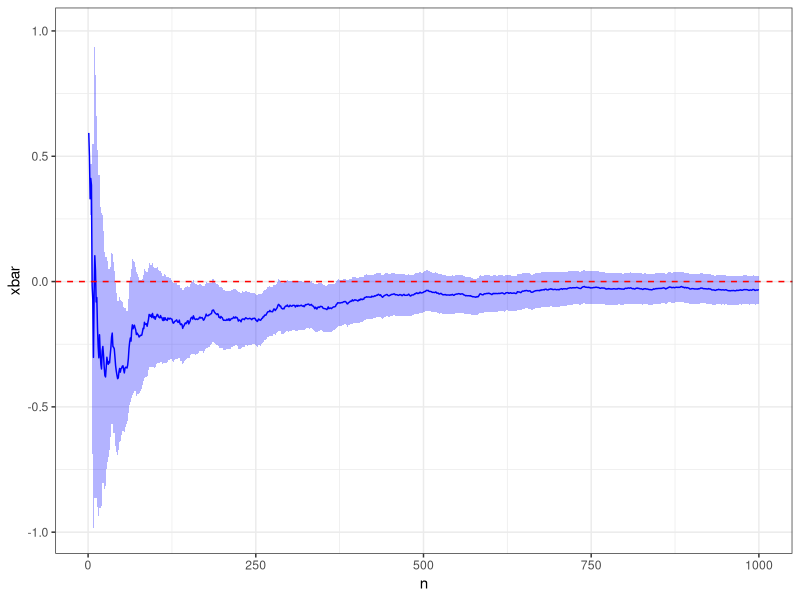
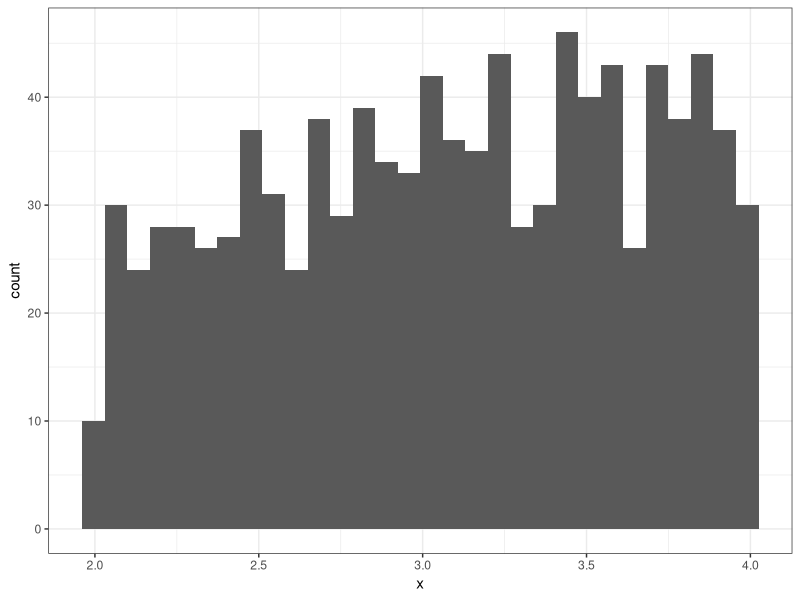
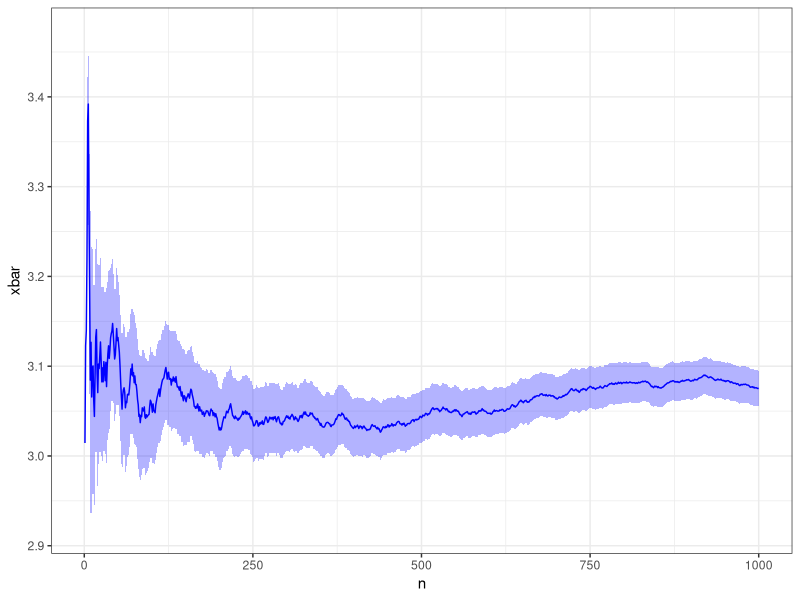
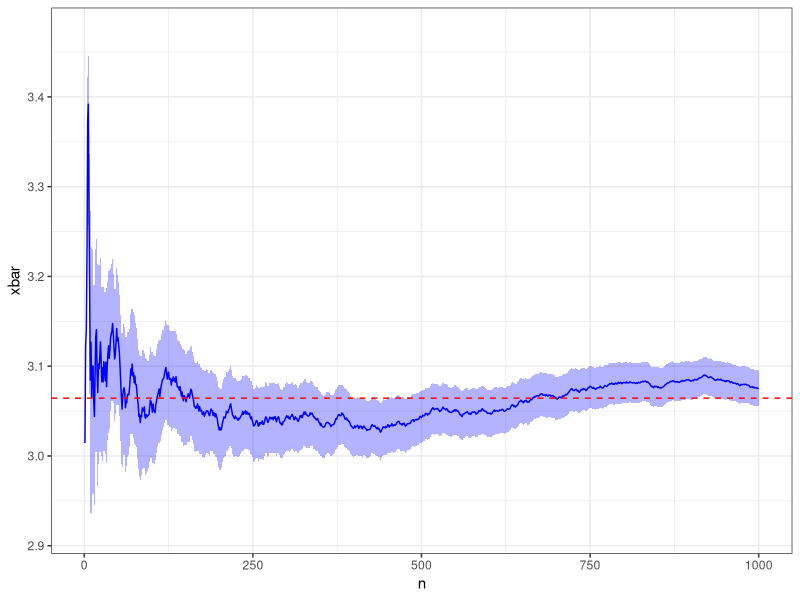
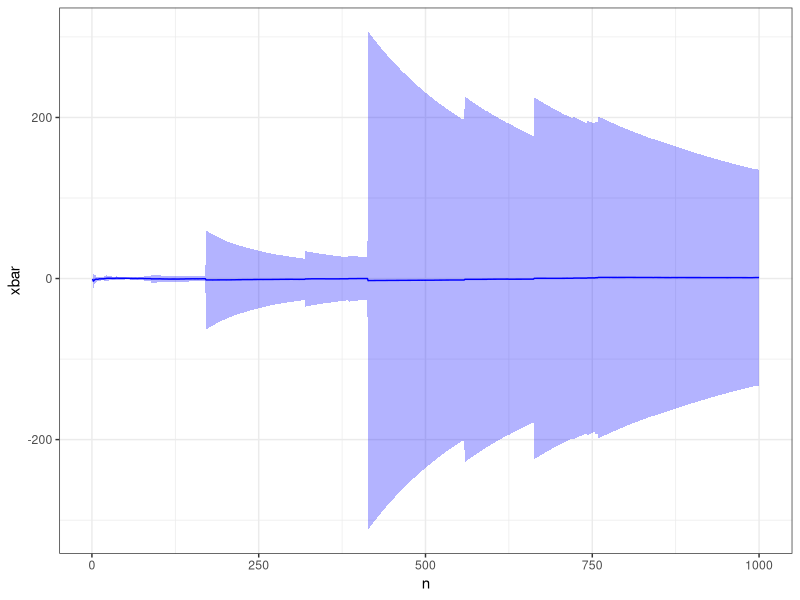
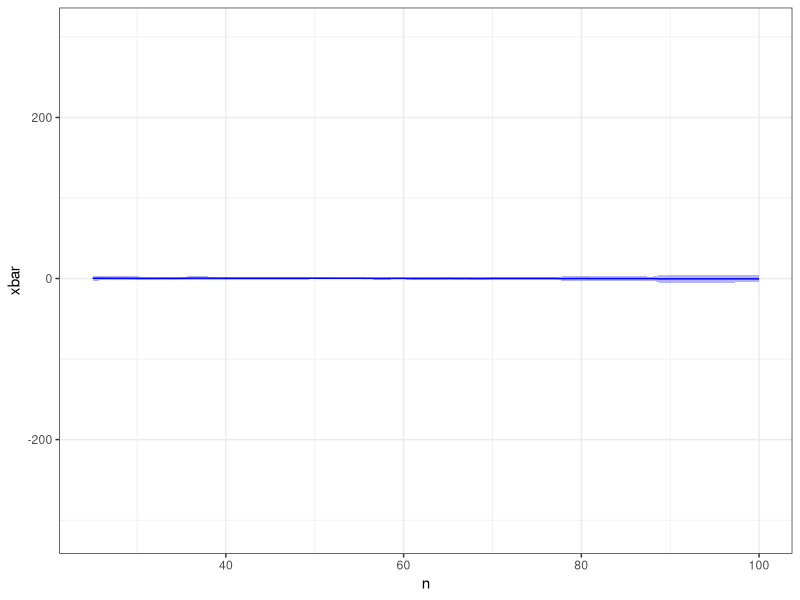
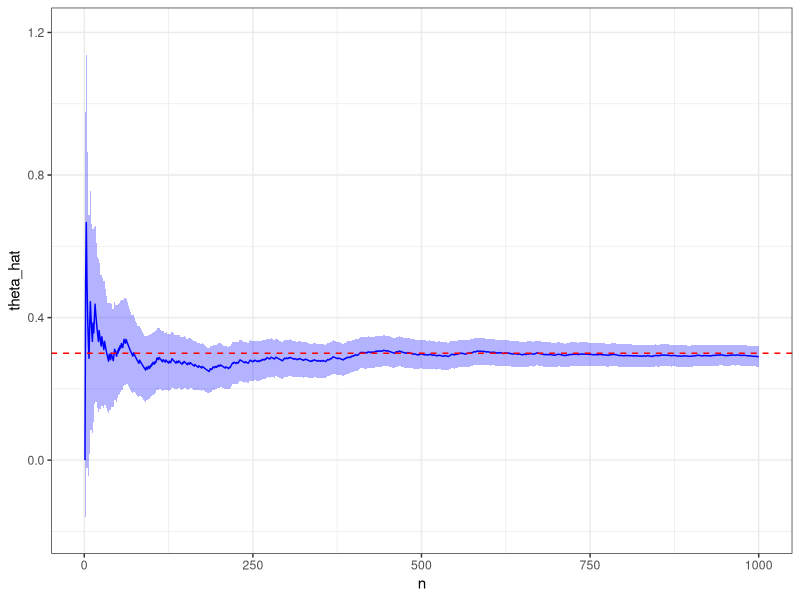
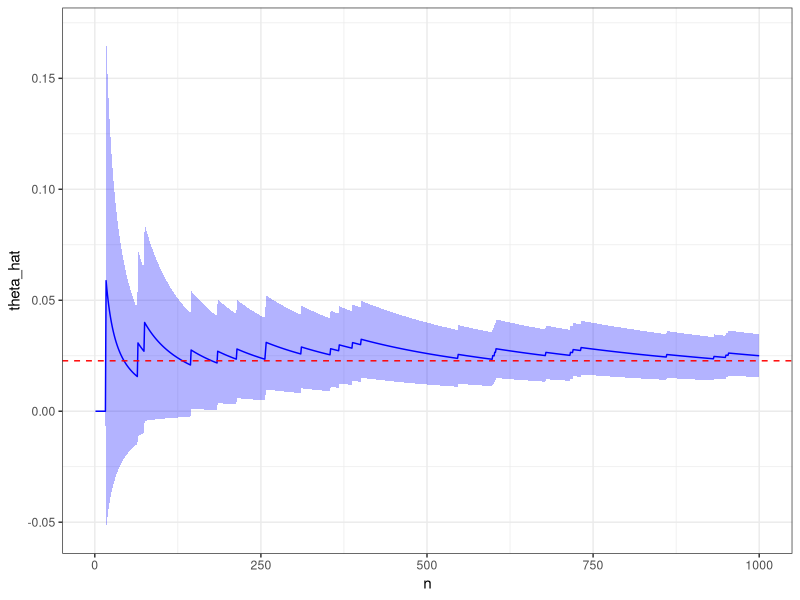

These figures' R source, in order:
## ---- chunk 1
knitr::opts_chunk$set(echo = TRUE)
## ---- chunk 2
library("tidyverse"); theme_set(theme_bw())
library("scales") # for breaks_pretty()
## ---- chunk 3
create_mean_dataframe <- function(x) {
  data.frame(n = 1:length(x)) %>%
    mutate(
      xbar = cumsum(x)/n,
      s    = cumsum((x-xbar)^2)/(n-1),
      lcl  = xbar - qnorm(.975)*s/sqrt(n),
      ucl  = xbar + qnorm(.975)*s/sqrt(n)
    )
}
## ---- chunk 4
plot_mean <- function(d, truth = NULL) {
  g <- ggplot(d, aes(x = n, y = xbar, ymin = lcl, ymax = ucl)) + 
    geom_ribbon(fill = "blue", alpha = 0.3) + 
    geom_line(color = "blue")
  
  if (!is.null(truth))
    g <- g + geom_hline(yintercept = truth, color = "red", linetype = 2)
  
  return(g)
}
## ---- chunk 5
m <- 0
s <- 1

x <- rnorm(1e3, mean = m, sd = 1)

d <- create_mean_dataframe(x)

plot_mean(d, truth = m)
## ---- chunk 6
rtnorm <- function(n, mean, sd, a, b) {
  x <- rnorm(n, mean, sd)
  for (i in seq_along(x)) {
    while (x[i] < a || x[i] > b) {
      x[i] <- rnorm(1, mean, sd)
    }
  }
  return(x)
}
## ---- chunk 7
m <- 10
s <- 6
a <- 2
b <- 4

x <- rtnorm(1e3, m, s, a, b)

summary(x)

ggplot() +
  geom_histogram(mapping = aes(x = x))
## ---- chunk 8
d <- create_mean_dataframe(x)
plot_mean(d)
## ---- chunk 9
alpha <- (a-m)/s
beta  <- (b-m)/s
mean <- m + (dnorm(alpha)-dnorm(beta))/(pnorm(beta) - pnorm(alpha)) * s
plot_mean(d, truth = mean)
## ---- chunk 10
m <- 0
s <- 1

x <- rcauchy(1e3, m, s)

d <- create_mean_dataframe(x)
plot_mean(d)
plot_mean(d) + xlim(25,100) # will likely need to adjust the limits
## ---- chunk 11
create_proportion_dataframe <- function(x) {
  data.frame(n = 1:length(x)) %>%
    mutate(
      theta_hat = cumsum(x)/n,
      se        = sqrt(theta_hat*(1-theta_hat)/n),
      lcl       = theta_hat - qnorm(.975)*se,
      ucl       = theta_hat + qnorm(.975)*se
    )
}
## ---- chunk 12
plot_proportion <- function(d, truth = NULL) {
  g <- ggplot(d, aes(x = n, y = theta_hat, ymin = lcl, ymax = ucl)) + 
    geom_ribbon(fill = "blue", alpha = 0.3) + 
    geom_line(color = "blue")
  
  if (!is.null(truth))
    g <- g + geom_hline(yintercept = truth, color = "red", linetype = 2)
  
  return(g)
}
## ---- chunk 13
p <- 0.3

x <- rbinom(1e3, size = 1, prob = p)

d <- create_proportion_dataframe(x)
plot_proportion(d, truth = p)
## ---- chunk 14
m <- 0
s <- 1
a <- 2
b <- 4

y <- rnorm(1e3, m, s)
x <- a < y & y < b

d <- create_proportion_dataframe(x)
plot_proportion(d, truth = diff(pnorm(c(a,b), mean = m, sd = s)))
## ---- chunk 15
n <- 1e3
y <- rnorm(n)
e <- rexp(n)

x <- abs(y) < e

d <- create_proportion_dataframe(x)
plot_proportion(d)

tail(d,1)
